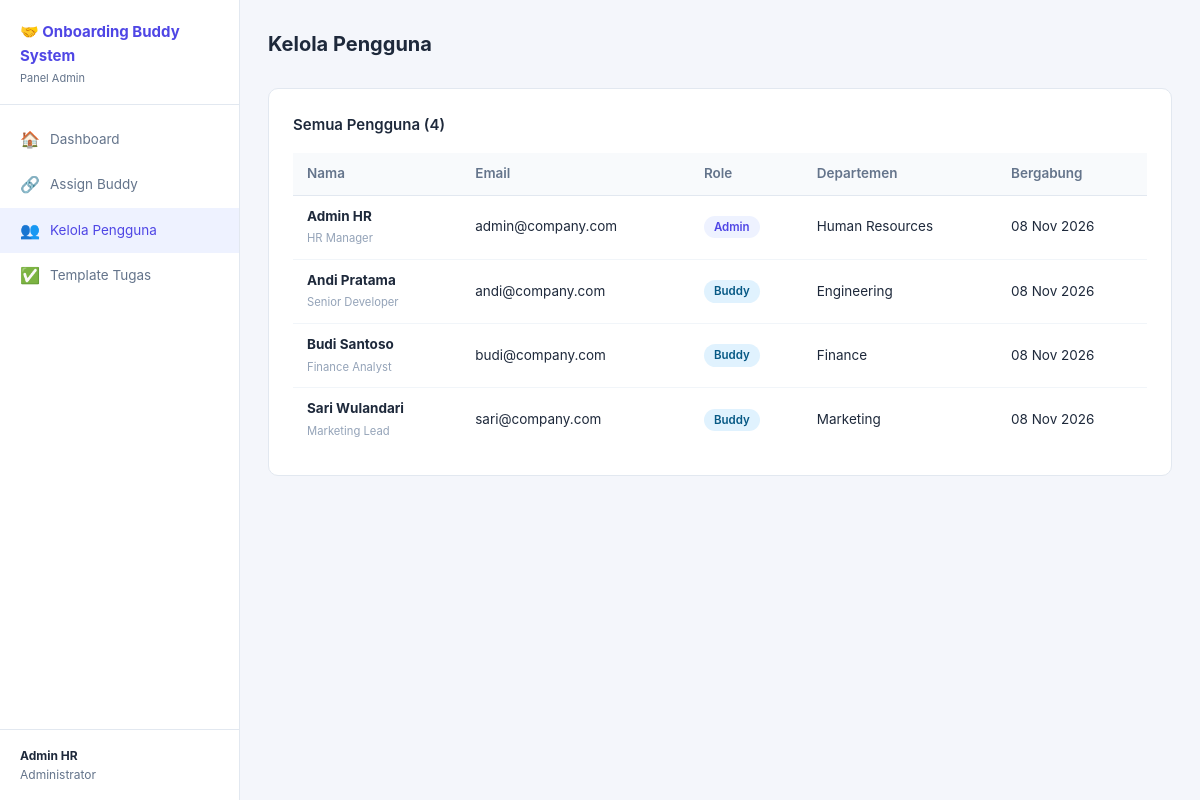
The page /admin/users.php (signed in) on the database its author committed.
### tables this page shows
CREATE TABLE IF NOT EXISTS users (
    id INT AUTO_INCREMENT PRIMARY KEY,
    name VARCHAR(100) NOT NULL,
    email VARCHAR(150) NOT NULL UNIQUE,
    password VARCHAR(255) NOT NULL,
    role ENUM('admin', 'buddy', 'new_hire') NOT NULL DEFAULT 'new_hire',
    department VARCHAR(100),
    position VARCHAR(100),
    phone VARCHAR(20),
    avatar VARCHAR(255),
    start_date DATE,
    created_at TIMESTAMP DEFAULT CURRENT_TIMESTAMP
);

### includes/config.php (called while the page is built, shortened)
<?php
function currentUser(): array {
    return $_SESSION['user'] ?? [];
}

### admin/users.php (the view, shortened to what this page needs)
<?php
require_once __DIR__ . '/../includes/config.php';
$db = getDB();
$users = $db->query("SELECT * FROM users ORDER BY role, name")->fetchAll();
$user  = currentUser();
?>
<!DOCTYPE html>
<html lang="id">
<head>
<link rel="stylesheet" href="../assets/style.css">
</head>
<body>
<div class="layout">
  <aside class="sidebar">
    <div class="sidebar-brand"><h2>🤝 <?= APP_NAME ?></h2><span>Panel Admin</span></div>
    <nav class="sidebar-nav">
      <a href="dashboard.php"><span class="icon">🏠</span> Dashboard</a>
      <a href="match_buddy.php"><span class="icon">🔗</span> Assign Buddy</a>
      <a href="users.php" class="active"><span class="icon">👥</span> Kelola Pengguna</a>
      <a href="tasks.php"><span class="icon">✅</span> Template Tugas</a>
    </nav>
    <div class="sidebar-footer"><strong><?= htmlspecialchars($user['name']) ?></strong>Administrator</div>
  </aside>
  <main class="main">
    <div class="topbar">
      <h1>Kelola Pengguna</h1>
    </div>
    <div class="card">
      <div class="card-title">Semua Pengguna (<?= count($users) ?>)</div>
      <table>
        <thead>
          <tr><th>Nama</th><th>Email</th><th>Role</th><th>Departemen</th><th>Bergabung</th></tr>
        </thead>
        <tbody>
          <?php foreach ($users as $u): ?>
          <?php
            $roleMap = ['admin' => 'badge-primary', 'buddy' => 'badge-info', 'new_hire' => 'badge-warning'];
            $roleLabel = ['admin' => 'Admin', 'buddy' => 'Buddy', 'new_hire' => 'Karyawan Baru'];
          ?>
          <tr>
            <td><strong><?= htmlspecialchars($u['name']) ?></strong><br><small style="color:#94a3b8"><?= htmlspecialchars($u['position'] ?: '') ?></small></td>
            <td><?= htmlspecialchars($u['email']) ?></td>
            <td><span class="badge <?= $roleMap[$u['role']] ?>"><?= $roleLabel[$u['role']] ?></span></td>
            <td><?= htmlspecialchars($u['department'] ?: '-') ?></td>
            <td><?= date('d M Y', strtotime($u['created_at'])) ?></td>
          </tr>
          <?php endforeach; ?>
        </tbody>
      </table>
    </div>
  </main>
</div>
</body>
</html>

### assets/style.css (style rules this page uses)
*, *::before, *::after { box-sizing: border-box; margin: 0; padding: 0; }
:root { --bg: #f4f6fb; --white: #ffffff; --border: #e2e8f0; --primary: #4f46e5; --primary-h: #4338ca; --secondary: #0ea5e9; --success: #22c55e; --warning: #f59e0b; --danger: #ef4444; --text: #1e293b; --muted: #64748b; --sidebar-w: 240px; --radius: 10px; }
body { font-family: -apple-system, "Segoe UI", system-ui, sans-serif; background: var(--bg); color: var(--text); font-size: 14px; line-height: 1.6; }
a { color: var(--primary); text-decoration: none; }
.layout { display: flex; min-height: 100vh; }
.sidebar { width: var(--sidebar-w); background: var(--white); border-right: 1px solid var(--border); display: flex; flex-direction: column; position: fixed; top: 0; left: 0; bottom: 0; z-index: 100; }
.sidebar-brand { padding: 20px 20px 16px; border-bottom: 1px solid var(--border); }
.sidebar-brand h2 { font-size: 15px; font-weight: 700; color: var(--primary); }
.sidebar-brand span { display: block; font-size: 11px; color: var(--muted); margin-top: 2px; }
.sidebar-nav { flex: 1; padding: 12px 0; overflow-y: auto; }
.sidebar-nav a { display: flex; align-items: center; gap: 10px; padding: 10px 20px; color: var(--muted); font-size: 13.5px; transition: background .15s, color .15s; }
.sidebar-nav a:hover, .sidebar-nav a.active { background: #eef2ff; color: var(--primary); text-decoration: none; }
.sidebar-nav a .icon { font-size: 16px; width: 20px; text-align: center; }
.sidebar-footer { padding: 16px 20px; border-top: 1px solid var(--border); font-size: 12px; color: var(--muted); }
.sidebar-footer strong { display: block; color: var(--text); }
.main { margin-left: var(--sidebar-w); flex: 1; padding: 28px; }
.topbar { display: flex; align-items: center; justify-content: space-between; margin-bottom: 28px; }
.topbar h1 { font-size: 20px; font-weight: 700; }
.card { background: var(--white); border: 1px solid var(--border); border-radius: var(--radius); padding: 24px; }
.card-title { font-size: 15px; font-weight: 600; margin-bottom: 16px; color: var(--text); }
table { width: 100%; border-collapse: collapse; }
th, td { padding: 10px 14px; text-align: left; font-size: 13.5px; }
th { background: #f8fafc; font-weight: 600; color: var(--muted); border-bottom: 1px solid var(--border); }
td { border-bottom: 1px solid #f1f5f9; }
tr:last-child td { border-bottom: none; }
.badge { display: inline-block; padding: 2px 10px; border-radius: 999px; font-size: 11.5px; font-weight: 600; }
.badge-info { background: #e0f2fe; color: #075985; }
.badge-primary { background: #eef2ff; color: var(--primary); }

### rows shown on the page
users: name "Admin HR", position "HR Manager", email "admin@company.com", role "Admin", department "Human Resources", created_at "08 Nov 2026"
users: name "Andi Pratama", position "Senior Developer", email "andi@company.com", role "Buddy", department "Engineering", created_at "08 Nov 2026"
users: name "Budi Santoso", position "Finance Analyst", email "budi@company.com", role "Buddy", department "Finance", created_at "08 Nov 2026"
users: name "Sari Wulandari", position "Marketing Lead", email "sari@company.com", role "Buddy", department "Marketing", created_at "08 Nov 2026"

### other values the page prints
APP_NAME "Onboarding Buddy System"
count($users) "4"
